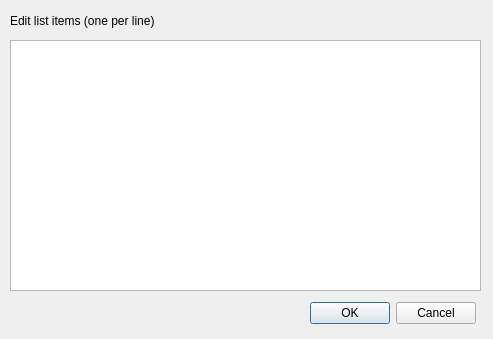
<?xml version="1.0" encoding="UTF-8"?>
<ui version="4.0">
 <class>Dialog</class>
 <widget class="QDialog" name="Dialog">
  <property name="geometry">
   <rect>
    <x>0</x>
    <y>0</y>
    <width>493</width>
    <height>339</height>
   </rect>
  </property>
  <property name="minimumSize">
   <size>
    <width>493</width>
    <height>339</height>
   </size>
  </property>
  <property name="maximumSize">
   <size>
    <width>493</width>
    <height>339</height>
   </size>
  </property>
  <property name="windowTitle">
   <string>Edit List Items</string>
  </property>
  <widget class="QLabel" name="editLabel">
   <property name="geometry">
    <rect>
     <x>10</x>
     <y>10</y>
     <width>261</width>
     <height>21</height>
    </rect>
   </property>
   <property name="text">
    <string>Edit list items (one per line)</string>
   </property>
  </widget>
  <widget class="QPlainTextEdit" name="editField">
   <property name="geometry">
    <rect>
     <x>10</x>
     <y>40</y>
     <width>471</width>
     <height>251</height>
    </rect>
   </property>
   <property name="font">
    <font>
     <family>Monospace</family>
     <pointsize>12</pointsize>
    </font>
   </property>
  </widget>
  <widget class="QDialogButtonBox" name="buttonBox">
   <property name="geometry">
    <rect>
     <x>310</x>
     <y>300</y>
     <width>166</width>
     <height>27</height>
    </rect>
   </property>
   <property name="standardButtons">
    <set>QDialogButtonBox::Cancel|QDialogButtonBox::Ok</set>
   </property>
  </widget>
 </widget>
 <resources/>
 <connections/>
</ui>
